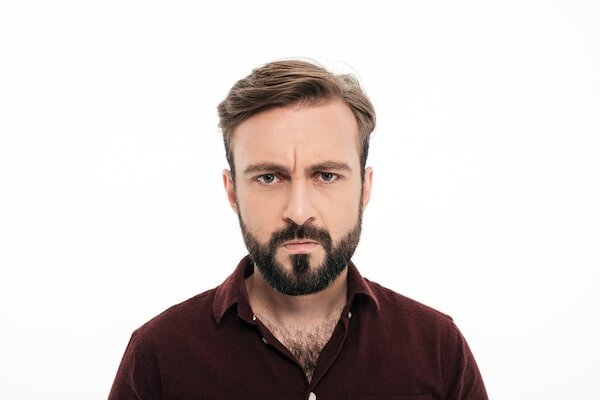
#> input picture data/images/1.jpeg, 600 x 400 px
$ python -i image_analyzer.py   (imports and definitions only)
#> lines starting #> are read from the running program, lines starting #| are printed output that depends on the picture
import cv2
import numpy as np

def analyze_image(image_path):
#> called with image_path = '../../data/images/1.jpeg'
    try:
        # Load the pre-trained face detection model
        face_cascade = cv2.CascadeClassifier(cv2.data.haarcascades + "haarcascade_frontalface_default.xml")

        # Verify cascade classifier loaded correctly
        if face_cascade.empty():
            raise Exception("Error: Could not load face cascade classifier")

        # Load the image
        image = cv2.imread(image_path)
#> image is the input picture: shape (400, 600, 3); mean B, G, R 203.4, 205.6, 213.8
        if image is None:
            raise FileNotFoundError(f"Image not found at {image_path}")

        # Print image dimensions and channels
        print(f"Original image shape: {image.shape}")
#| Original image shape: (400, 600, 3)

        # Convert to grayscale for face detection
        gray_image = cv2.cvtColor(image, cv2.COLOR_BGR2GRAY)
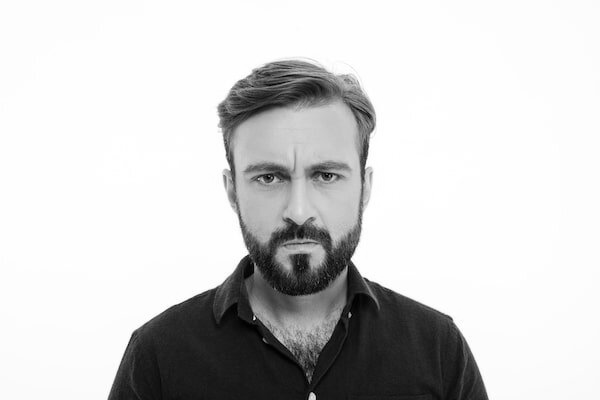
#> gray_image: shape (400, 600); min 0, max 255, mean 207.8

        # Detect faces with different scale factors
        faces = face_cascade.detectMultiScale(
            gray_image,
            scaleFactor=1.1,
            minNeighbors=5,
            minSize=(30, 30),
            flags=cv2.CASCADE_SCALE_IMAGE
        )
#> faces = [[211, 109, 174, 174]]

        print(f"Number of faces detected: {len(faces)}")
#| Number of faces detected: 1

        if len(faces) == 0:
            # Try with different parameters
            faces = face_cascade.detectMultiScale(
                gray_image,
                scaleFactor=1.2,
                minNeighbors=3,
                minSize=(20, 20)
            )
            print(f"Second attempt - Number of faces detected: {len(faces)}")

        if len(faces) == 0:
            print("No faces detected in the image")
            return None

        # Get the largest face in case multiple faces are detected
        largest_face = max(faces, key=lambda rect: rect[2] * rect[3])
#> largest_face = [211, 109, 174, 174]
        (x, y, w, h) = largest_face
#> x = 211; y = 109; w = 174; h = 174

        # Add some padding around the face (10% on each side)
        padding_x = int(w * 0.1)
#> padding_x = 17
        padding_y = int(h * 0.1)
#> padding_y = 17

        # Ensure padding doesn't go outside image bounds
        start_x = max(x - padding_x, 0)
#> start_x = 194
        start_y = max(y - padding_y, 0)
#> start_y = 92
        end_x = min(x + w + padding_x, image.shape[1])
#> end_x = 402
        end_y = min(y + h + padding_y, image.shape[0])
#> end_y = 300

        # Extract the face region with padding
        face_image = image[start_y:end_y, start_x:end_x]
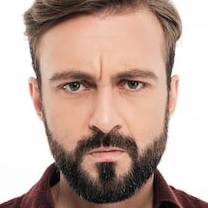
#> face_image: shape (208, 208, 3); mean B, G, R 155.4, 165.8, 190.4

        # Print face dimensions
        print(f"Extracted face dimensions: {face_image.shape}")
#| Extracted face dimensions: (208, 208, 3)

        # Verify face image is valid
        if face_image is None or face_image.size == 0:
            print("Error: Invalid face extraction")
            return None

        # Save debug image if needed
        # cv2.imwrite('debug_face.jpg', face_image)

        return face_image

    except Exception as e:
        print(f"Error in face detection: {str(e)}")
        return None

>>> result = analyze_image('../../data/images/1.jpeg')
